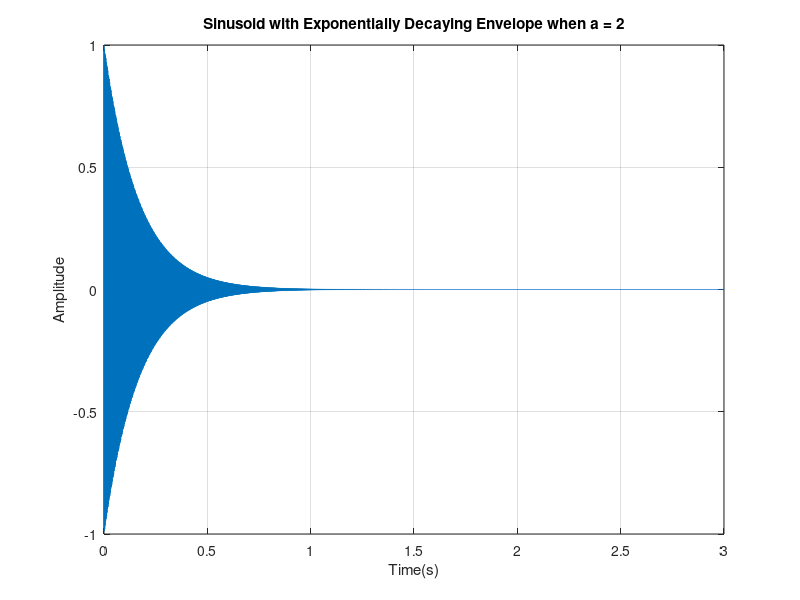
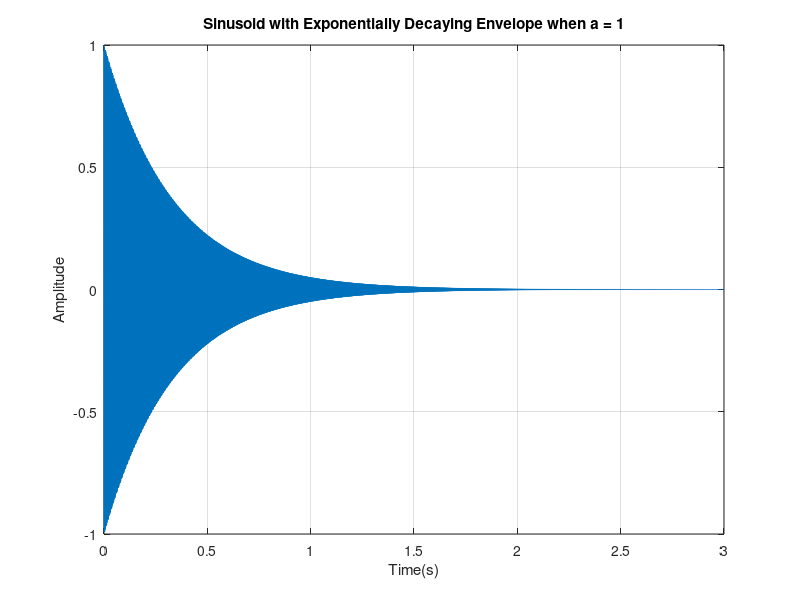
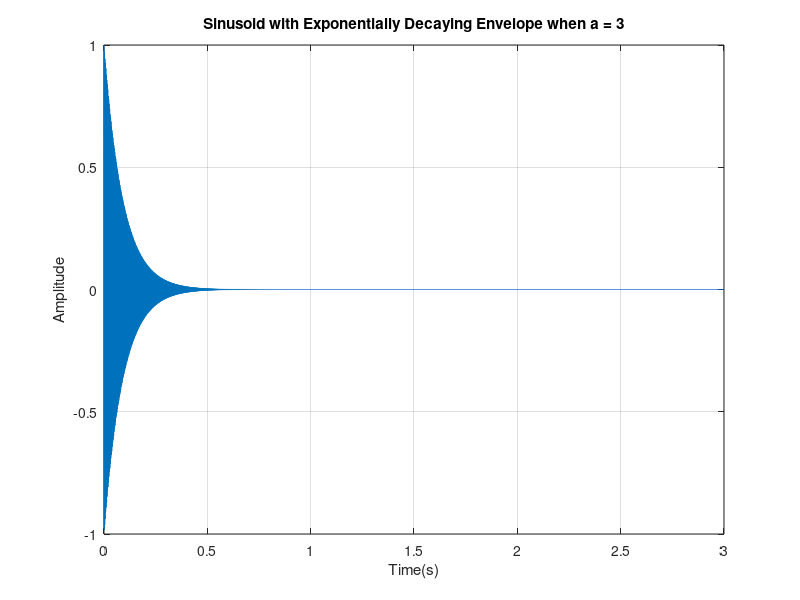

These charts were generated, in order, by the following MATLAB code:
%%
% *Part 3: Sinusoid with Exponentially Decaying Envelope* 


Ts = 0.0001;
inifreq = 440;
dur = 3.0;
t = 0:Ts:dur;


%-- a=2
a=2;

x3 = exp(-(a^2+2)*t) .* cos(2*pi*inifreq*t);



figure;
plot(t,x3);
xlabel('Time(s)');
ylabel('Amplitude');
title('Sinusoid with Exponentially Decaying Envelope when a = 2');
xlim([0 3]);
ylim([-1 1]);
grid on; 


soundsc(x3,10000);
pause(3);

%-- a=1
a=1;

x3 = exp(-(a^2+2)*t) .* cos(2*pi*inifreq*t);



figure;
plot(t,x3);
xlabel('Time(s)');
ylabel('Amplitude');
title('Sinusoid with Exponentially Decaying Envelope when a = 1');
xlim([0 3]);
ylim([-1 1]);
grid on; 


soundsc(x3,10000);
pause(3);

%-- a=3
a=3;

x3 = exp(-(a^2+2)*t) .* cos(2*pi*inifreq*t);



figure;
plot(t,x3);
xlabel('Time(s)');
ylabel('Amplitude');
title('Sinusoid with Exponentially Decaying Envelope when a = 3');
xlim([0 3]);
ylim([-1 1]);
grid on; 


soundsc(x3,10000);
pause(3);

%---------------------------------